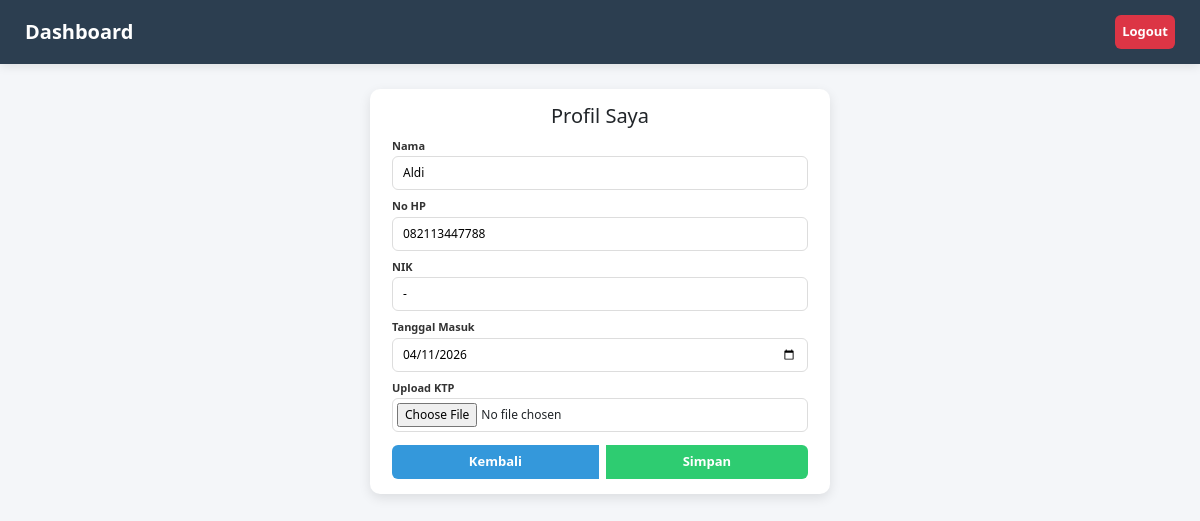
The page /profil/ (signed in) on the database as committed earlier.
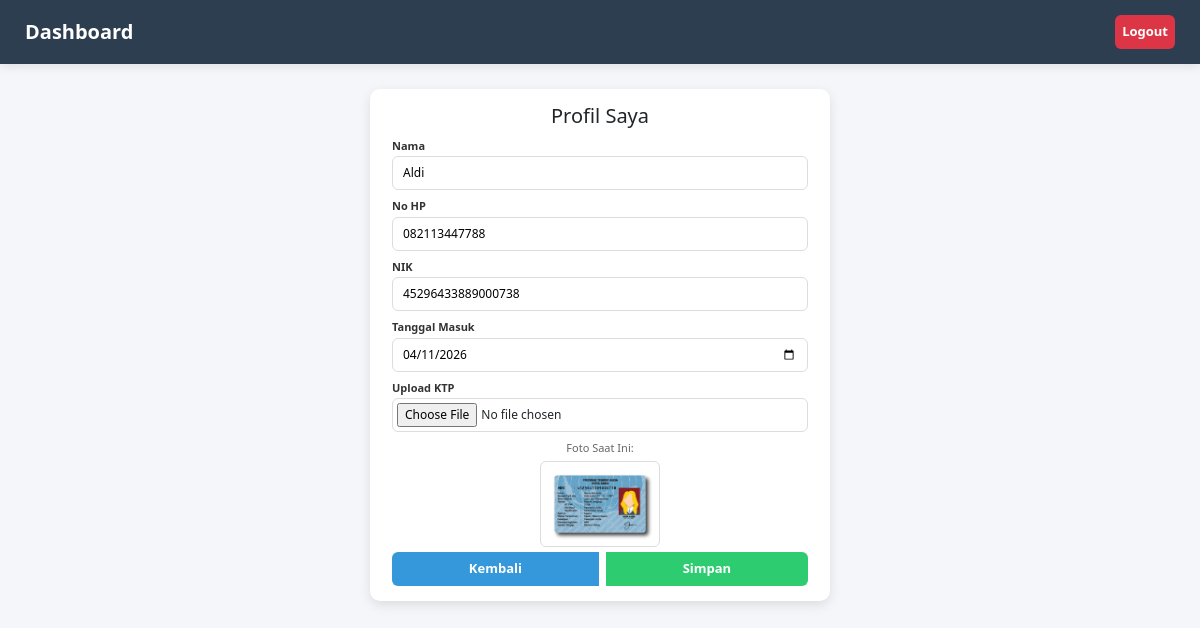
The same page on the database as committed later.
### kos/models.py (models this page shows, shortened)
class Penyewa(models.Model):
    user = models.OneToOneField(User, on_delete=models.CASCADE, null=True, blank=True)
    nama = models.CharField(max_length=100)
    no_hp = models.CharField(max_length=15, blank=True)
    nik = models.CharField(max_length=16, blank=True)
    kamar = models.ForeignKey(Kamar, on_delete=models.SET_NULL, null=True, blank=True)
    tanggal_masuk = models.DateField(null=True, blank=True)
    tanggal_keluar = models.DateField(null=True, blank=True)
    foto_ktp = models.ImageField(upload_to='ktp/', null=True, blank=True)
    fasilitas = models.ManyToManyField(Fasilitas, blank=True)
    status = models.CharField(
        max_length=20,
        choices=[
            ('Pending', 'Pending'),
            ('Aktif', 'Aktif'),
            ('Keluar', 'Keluar')
        ],
        default='Pending'
    )

### kos/views.py (the view, shortened to what this page needs)
# urls.py: path('profil/', views.profil_penyewa, name='profil_penyewa'),
@login_required
def profil_penyewa(request):
    try:
        penyewa = Penyewa.objects.get(user=request.user)
    except Penyewa.DoesNotExist:
        return redirect('dashboard')
    return render(request, 'kos/profil_penyewa.html', {
        'penyewa': penyewa
    })

### kos/templates/kos/profil_penyewa.html (shortened to what this page needs)
{% extends 'kos/base_user.html' %}
{% block content %}
<div class="container">
    <h2>Profil Saya</h2>
    <form method="POST" enctype="multipart/form-data">
        <label>Nama</label>
        <input type="text" value="{{ penyewa.nama }}" readonly>
        <label>No HP</label>
        <input type="text" name="no_hp" value="{{ penyewa.no_hp }}">
        <label>NIK</label>
        <input type="text" name="nik" value="{{ penyewa.nik }}">
        <label>Tanggal Masuk</label>
        <input type="date" name="tanggal_masuk" value="{{ penyewa.tanggal_masuk|date:'Y-m-d' }}">
        <label>Upload KTP</label>
        <input type="file" name="foto_ktp" style="padding: 4px;">
        {% if penyewa.foto_ktp %}
            <p style="font-size: 11px; margin: 0; text-align: center; color: #666;">Foto Saat Ini:</p>
            <img src="{{ penyewa.foto_ktp.url }}">
        {% endif %}
        <div class="btn-group">
            <a href="{% url 'dashboard_penyewa' %}" class="btn" style="background:#3498db; color:white; text-decoration:none; display:flex; align-items:center; justify-content:center;">Kembali</a>
            <button type="submit" class="btn" style="background:#2ecc71; color:white;">Simpan</button>
        </div>
    </form>
</div>
{% endblock %}

Rows that differ between the two databases and show on the page:
changed Penyewa "Aldi": nik "-" → "45296433889000738"; foto_ktp empty → "ktp/ktp_VAlajaR.png" (drawn); foto_ktp: picture added
Other text that changed with them:
text now shown: "Foto Saat Ini:"
